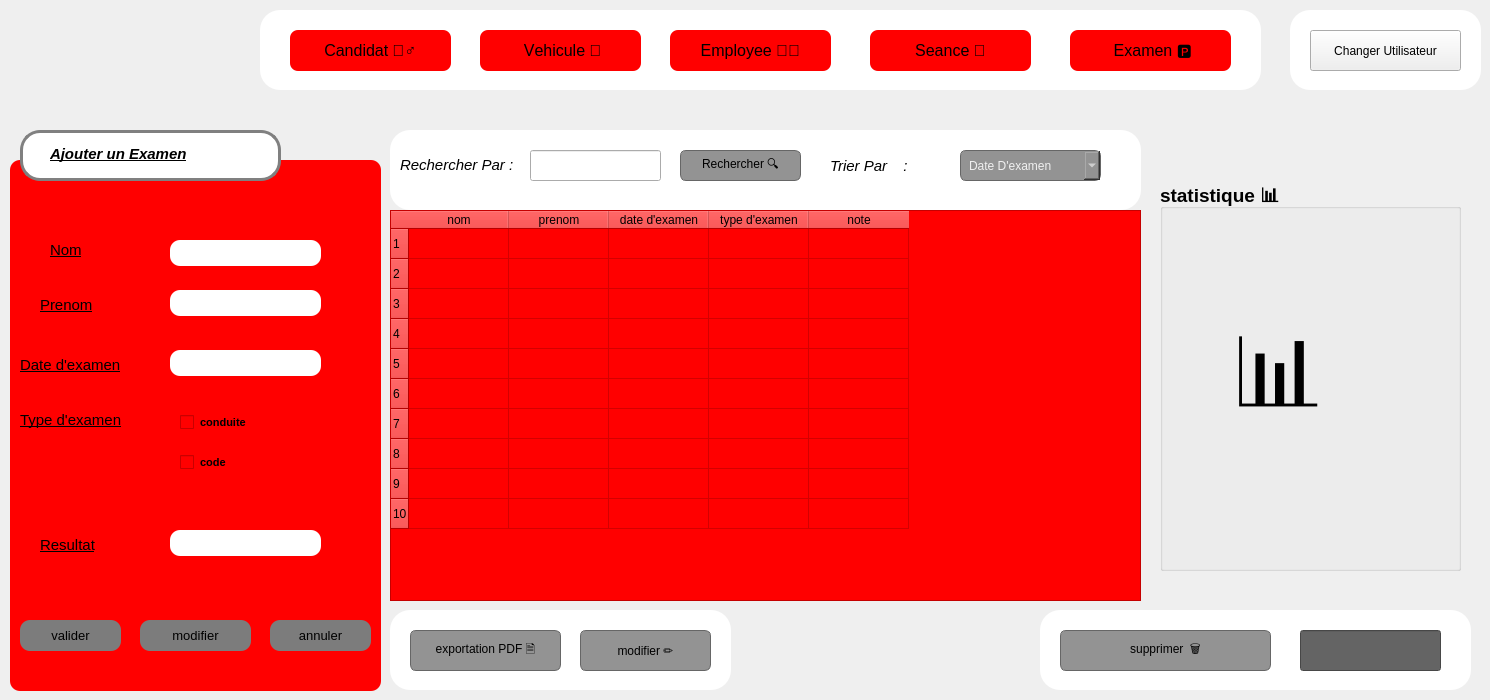
    <widget class="QWidget" name="tab4">
     <attribute name="title">
      <string>Page</string>
     </attribute>
     <widget class="QGroupBox" name="groupBox_12">
      <property name="geometry">
       <rect>
        <x>10</x>
        <y>160</y>
        <width>371</width>
        <height>531</height>
       </rect>
      </property>
      <property name="font">
       <font>
        <pointsize>14</pointsize>
        <italic>false</italic>
        <bold>true</bold>
        <underline>false</underline>
        <strikeout>false</strikeout>
       </font>
      </property>
      <property name="styleSheet">
       <string notr="true">color: rgb(0, 0, 0);
background-color: rgb(255, 0, 0);
border-color: qlineargradient(spread:pad, x1:0, y1:0, x2:1, y2:0, stop:0 rgba(0, 0, 0, 255), stop:1 rgba(255, 255, 255, 255));
border-radius: 10px;
</string>
      </property>
      <property name="title">
       <string/>
      </property>
      <widget class="QLabel" name="label_69">
       <property name="geometry">
        <rect>
         <x>40</x>
         <y>80</y>
         <width>71</width>
         <height>21</height>
        </rect>
       </property>
       <property name="font">
        <font>
         <pointsize>9</pointsize>
         <italic>false</italic>
         <bold>false</bold>
         <underline>false</underline>
         <strikeout>false</strikeout>
        </font>
       </property>
       <property name="styleSheet">
        <string notr="true">background-color: rgb(255, 255, 255);
background-color: rgb(255, 0, 0);</string>
       </property>
       <property name="text">
        <string>&lt;html&gt;&lt;head/&gt;&lt;body&gt;&lt;p&gt;&lt;span style=&quot; font-size:11pt; text-decoration: underline;&quot;&gt;Nom&lt;/span&gt;&lt;/p&gt;&lt;/body&gt;&lt;/html&gt;</string>
       </property>
      </widget>
      <widget class="QLabel" name="label_70">
       <property name="geometry">
        <rect>
         <x>30</x>
         <y>130</y>
         <width>81</width>
         <height>31</height>
        </rect>
       </property>
       <property name="font">
        <font>
         <pointsize>9</pointsize>
         <italic>false</italic>
         <bold>false</bold>
         <underline>false</underline>
         <strikeout>false</strikeout>
        </font>
       </property>
       <property name="styleSheet">
        <string notr="true">background-color: rgb(255, 255, 255);
background-color: rgb(255, 0, 0);</string>
       </property>
       <property name="text">
        <string>&lt;html&gt;&lt;head/&gt;&lt;body&gt;&lt;p&gt;&lt;span style=&quot; font-size:11pt; text-decoration: underline;&quot;&gt;Prenom&lt;/span&gt;&lt;/p&gt;&lt;/body&gt;&lt;/html&gt;</string>
       </property>
      </widget>
      <widget class="QLabel" name="label_71">
       <property name="geometry">
        <rect>
         <x>10</x>
         <y>190</y>
         <width>121</width>
         <height>31</height>
        </rect>
       </property>
       <property name="font">
        <font>
         <pointsize>9</pointsize>
         <italic>false</italic>
         <bold>false</bold>
         <underline>false</underline>
         <strikeout>false</strikeout>
        </font>
       </property>
       <property name="styleSheet">
        <string notr="true">background-color: rgb(255, 255, 255);
background-color: rgb(255, 0, 0);</string>
       </property>
       <property name="text">
        <string>&lt;html&gt;&lt;head/&gt;&lt;body&gt;&lt;p&gt;&lt;span style=&quot; font-size:11pt; text-decoration: underline;&quot;&gt;Date d'examen&lt;/span&gt;&lt;/p&gt;&lt;/body&gt;&lt;/html&gt;</string>
       </property>
      </widget>
      <widget class="QLineEdit" name="lineEdit_50">
       <property name="geometry">
        <rect>
         <x>160</x>
         <y>80</y>
         <width>151</width>
         <height>26</height>
        </rect>
       </property>
       <property name="styleSheet">
        <string notr="true">background-color: WHITE;</string>
       </property>
      </widget>
      <widget class="QLineEdit" name="lineEdit_51">
       <property name="geometry">
        <rect>
         <x>160</x>
         <y>130</y>
         <width>151</width>
         <height>26</height>
        </rect>
       </property>
       <property name="styleSheet">
        <string notr="true">background-color: white;</string>
       </property>
      </widget>
      <widget class="QLineEdit" name="lineEdit_52">
       <property name="geometry">
        <rect>
         <x>160</x>
         <y>190</y>
         <width>151</width>
         <height>26</height>
        </rect>
       </property>
       <property name="styleSheet">
        <string notr="true">background-color: white;</string>
       </property>
      </widget>
      <widget class="QCheckBox" name="checkBox_37">
       <property name="geometry">
        <rect>
         <x>170</x>
         <y>250</y>
         <width>91</width>
         <height>24</height>
        </rect>
       </property>
       <property name="font">
        <font>
         <pointsize>8</pointsize>
         <italic>false</italic>
         <bold>true</bold>
         <underline>false</underline>
         <strikeout>false</strikeout>
        </font>
       </property>
       <property name="text">
        <string>conduite</string>
       </property>
      </widget>
      <widget class="QCheckBox" name="checkBox_38">
       <property name="geometry">
        <rect>
         <x>170</x>
         <y>290</y>
         <width>111</width>
         <height>24</height>
        </rect>
       </property>
       <property name="font">
        <font>
         <pointsize>8</pointsize>
         <italic>false</italic>
         <bold>true</bold>
         <underline>false</underline>
         <strikeout>false</strikeout>
        </font>
       </property>
       <property name="text">
        <string>code</string>
       </property>
      </widget>
      <widget class="QPushButton" name="pushButton_66">
       <property name="geometry">
        <rect>
         <x>260</x>
         <y>460</y>
         <width>101</width>
         <height>31</height>
        </rect>
       </property>
       <property name="font">
        <font>
         <pointsize>10</pointsize>
         <italic>false</italic>
         <bold>false</bold>
         <underline>false</underline>
         <strikeout>false</strikeout>
        </font>
       </property>
       <property name="styleSheet">
        <string notr="true">background-color: rgb(124, 124, 124);</string>
       </property>
       <property name="text">
        <string>annuler</string>
       </property>
      </widget>
      <widget class="QPushButton" name="pushButton_67">
       <property name="geometry">
        <rect>
         <x>10</x>
         <y>460</y>
         <width>101</width>
         <height>31</height>
        </rect>
       </property>
       <property name="font">
        <font>
         <pointsize>10</pointsize>
         <italic>false</italic>
         <bold>false</bold>
         <underline>false</underline>
         <strikeout>false</strikeout>
        </font>
       </property>
       <property name="styleSheet">
        <string notr="true">background-color: rgb(124, 124, 124);</string>
       </property>
       <property name="text">
        <string>valider</string>
       </property>
      </widget>
      <widget class="QLabel" name="label_73">
       <property name="geometry">
        <rect>
         <x>30</x>
         <y>370</y>
         <width>91</width>
         <height>31</height>
        </rect>
       </property>
       <property name="font">
        <font>
         <pointsize>9</pointsize>
         <italic>false</italic>
         <bold>false</bold>
         <underline>false</underline>
         <strikeout>false</strikeout>
        </font>
       </property>
       <property name="styleSheet">
        <string notr="true">background-color: rgb(255, 255, 255);
background-color: rgb(255, 0, 0);</string>
       </property>
       <property name="text">
        <string>&lt;html&gt;&lt;head/&gt;&lt;body&gt;&lt;p&gt;&lt;span style=&quot; font-size:11pt; text-decoration: underline;&quot;&gt;Resultat&lt;/span&gt;&lt;/p&gt;&lt;/body&gt;&lt;/html&gt;</string>
       </property>
      </widget>
      <widget class="QLabel" name="label_74">
       <property name="geometry">
        <rect>
         <x>10</x>
         <y>250</y>
         <width>141</width>
         <height>21</height>
        </rect>
       </property>
       <property name="font">
        <font>
         <pointsize>9</pointsize>
         <italic>false</italic>
         <bold>false</bold>
         <underline>false</underline>
         <strikeout>false</strikeout>
        </font>
       </property>
       <property name="styleSheet">
        <string notr="true">background-color: rgb(255, 255, 255);
background-color: rgb(255, 0, 0);</string>
       </property>
       <property name="text">
        <string>&lt;html&gt;&lt;head/&gt;&lt;body&gt;&lt;p&gt;&lt;span style=&quot; font-size:11pt; text-decoration: underline;&quot;&gt;Type d'examen&lt;/span&gt;&lt;/p&gt;&lt;/body&gt;&lt;/html&gt;</string>
       </property>
      </widget>
      <widget class="QLineEdit" name="lineEdit_125">
       <property name="geometry">
        <rect>
         <x>160</x>
         <y>370</y>
         <width>151</width>
         <height>26</height>
        </rect>
       </property>
       <property name="styleSheet">
        <string notr="true">background-color: white;</string>
       </property>
      </widget>
      <widget class="QPushButton" name="pushButton_217">
       <property name="geometry">
        <rect>
         <x>130</x>
         <y>460</y>
         <width>111</width>
         <height>31</height>
        </rect>
       </property>
       <property name="font">
        <font>
         <pointsize>10</pointsize>
         <italic>false</italic>
         <bold>false</bold>
         <underline>false</underline>
         <strikeout>false</strikeout>
        </font>
       </property>
       <property name="styleSheet">
        <string notr="true">background-color: rgb(124, 124, 124);</string>
       </property>
       <property name="text">
        <string>modifier</string>
       </property>
      </widget>
     </widget>
     <widget class="QTableWidget" name="tableWidget_6">
      <property name="geometry">
       <rect>
        <x>390</x>
        <y>210</y>
        <width>751</width>
        <height>391</height>
       </rect>
      </property>
      <property name="styleSheet">
       <string notr="true">background-color: rgb(255, 0, 0);</string>
      </property>
      <row/>
      <row/>
      <row/>
      <row/>
      <row/>
      <row/>
      <row/>
      <row/>
      <row/>
      <row/>
      <column>
       <property name="text">
        <string>nom</string>
       </property>
      </column>
      <column>
       <property name="text">
        <string>prenom</string>
       </property>
      </column>
      <column>
       <property name="text">
        <string>date d'examen</string>
       </property>
      </column>
      <column>
       <property name="text">
        <string>type d'examen</string>
       </property>
      </column>
      <column>
       <property name="text">
        <string>note</string>
       </property>
      </column>
     </widget>
     <widget class="QFrame" name="frame2_4">
      <property name="geometry">
       <rect>
        <x>20</x>
        <y>130</y>
        <width>261</width>
        <height>51</height>
       </rect>
      </property>
      <property name="styleSheet">
       <string notr="true">#frame2_4{
border: 3px solid grey ;
border-radius: 20px;
background: white ;
}</string>
      </property>
      <property name="frameShape">
       <enum>QFrame::Shape::StyledPanel</enum>
      </property>
      <property name="frameShadow">
       <enum>QFrame::Shadow::Raised</enum>
      </property>
      <widget class="QLabel" name="label_80">
       <property name="geometry">
        <rect>
         <x>30</x>
         <y>9</y>
         <width>181</width>
         <height>31</height>
        </rect>
       </property>
       <property name="styleSheet">
        <string notr="true">background-color: rgb(255, 255, 255);</string>
       </property>
       <property name="text">
        <string>&lt;html&gt;&lt;head/&gt;&lt;body&gt;&lt;p&gt;&lt;span style=&quot; font-size:11pt; font-weight:700; font-style:italic; text-decoration: underline; color:#000000;&quot;&gt;Ajouter un Examen&lt;/span&gt;&lt;/p&gt;&lt;/body&gt;&lt;/html&gt;</string>
       </property>
      </widget>
     </widget>
     <widget class="QFrame" name="pdf_5">
      <property name="geometry">
       <rect>
        <x>390</x>
        <y>610</y>
        <width>341</width>
        <height>80</height>
       </rect>
      </property>
      <property name="styleSheet">
       <string notr="true">#pdf_5{
	border-color: rgb(85, 170, 0);
border-radius: 20px;
background: white ;
}</string>
      </property>
      <property name="frameShape">
       <enum>QFrame::Shape::StyledPanel</enum>
      </property>
      <property name="frameShadow">
       <enum>QFrame::Shadow::Raised</enum>
      </property>
      <widget class="QPushButton" name="pushButton_80">
       <property name="geometry">
        <rect>
         <x>20</x>
         <y>20</y>
         <width>151</width>
         <height>41</height>
        </rect>
       </property>
       <property name="styleSheet">
        <string notr="true">background-color: #939393;   /* gris foncé */
alternate-background-color: rgb(188, 188, 188);
    color: black;              /* blanc clair */
    border: 1px solid #666666;
     border-radius: 6px;
    padding: 4px 8px;
  </string>
       </property>
       <property name="text">
        <string>exportation PDF 🗎</string>
       </property>
       <property name="iconSize">
        <size>
         <width>20</width>
         <height>20</height>
        </size>
       </property>
      </widget>
      <widget class="QPushButton" name="pushButton_21">
       <property name="geometry">
        <rect>
         <x>190</x>
         <y>20</y>
         <width>131</width>
         <height>41</height>
        </rect>
       </property>
       <property name="styleSheet">
        <string notr="true">background-color: #939393;   /* gris foncé */
    color: black;              /* blanc clair */
    border: 1px solid #666666;
     border-radius: 6px;
    padding: 4px 8px;
  </string>
       </property>
       <property name="text">
        <string>modifier ✏️</string>
       </property>
      </widget>
     </widget>
     <widget class="QFrame" name="supp_5">
      <property name="geometry">
       <rect>
        <x>1040</x>
        <y>610</y>
        <width>431</width>
        <height>80</height>
       </rect>
      </property>
      <property name="styleSheet">
       <string notr="true">#supp_5{
	border-color: rgb(85, 170, 0);
border-radius: 20px;
background: white ;
}</string>
      </property>
      <property name="frameShape">
       <enum>QFrame::Shape::StyledPanel</enum>
      </property>
      <property name="frameShadow">
       <enum>QFrame::Shadow::Raised</enum>
      </property>
      <widget class="QPushButton" name="pushButton_24">
       <property name="geometry">
        <rect>
         <x>20</x>
         <y>20</y>
         <width>211</width>
         <height>41</height>
        </rect>
       </property>
       <property name="styleSheet">
        <string notr="true">background-color: #939393;   /* gris foncé */
    color: black;              /* blanc clair */
    border: 1px solid #666666;
     border-radius: 6px;
    padding: 4px 8px;
  </string>
       </property>
       <property name="text">
        <string>supprimer  🗑️</string>
       </property>
      </widget>
      <widget class="QLineEdit" name="lineEdit_16">
       <property name="geometry">
        <rect>
         <x>260</x>
         <y>20</y>
         <width>141</width>
         <height>41</height>
        </rect>
       </property>
       <property name="styleSheet">
        <string notr="true">background-color: rgb(100, 100, 100);
border-color: rgb(0, 0, 0);</string>
       </property>
      </widget>
     </widget>
     <widget class="QFrame" name="recherche_5">
      <property name="geometry">
       <rect>
        <x>390</x>
        <y>130</y>
        <width>751</width>
        <height>80</height>
       </rect>
      </property>
      <property name="styleSheet">
       <string notr="true">#recherche_5{
	border-color: rgb(85, 170, 0);
border-radius: 20px;
background: white ;
}</string>
      </property>
      <property name="frameShape">
       <enum>QFrame::Shape::StyledPanel</enum>
      </property>
      <property name="frameShadow">
       <enum>QFrame::Shadow::Raised</enum>
      </property>
      <widget class="QLabel" name="label_37">
       <property name="geometry">
        <rect>
         <x>10</x>
         <y>20</y>
         <width>131</width>
         <height>31</height>
        </rect>
       </property>
       <property name="font">
        <font>
         <pointsize>11</pointsize>
         <italic>true</italic>
        </font>
       </property>
       <property name="styleSheet">
        <string notr="true">background-color: rgb(255, 255, 255);</string>
       </property>
       <property name="text">
        <string>&lt;html&gt;&lt;head/&gt;&lt;body&gt;&lt;p&gt;&lt;span style=&quot; color:#000000;&quot;&gt;Rechercher Par  :&lt;/span&gt;&lt;/p&gt;&lt;/body&gt;&lt;/html&gt;</string>
       </property>
      </widget>
      <widget class="QLineEdit" name="lineEdit_59">
       <property name="geometry">
        <rect>
         <x>140</x>
         <y>20</y>
         <width>131</width>
         <height>31</height>
        </rect>
       </property>
      </widget>
      <widget class="QPushButton" name="pushButton_19">
       <property name="geometry">
        <rect>
         <x>290</x>
         <y>20</y>
         <width>121</width>
         <height>31</height>
        </rect>
       </property>
       <property name="styleSheet">
        <string notr="true">background-color: #939393;   /* gris foncé */
    color: black;              /* blanc clair */
    border: 1px solid #666666;
     border-radius: 6px;
    padding: 4px 8px;
  </string>
       </property>
       <property name="text">
        <string>Rechercher 🔍</string>
       </property>
      </widget>
      <widget class="QLabel" name="label_46">
       <property name="geometry">
        <rect>
         <x>440</x>
         <y>20</y>
         <width>111</width>
         <height>31</height>
        </rect>
       </property>
       <property name="font">
        <font>
         <pointsize>11</pointsize>
         <italic>true</italic>
        </font>
       </property>
       <property name="styleSheet">
        <string notr="true">background-color: rgb(255, 255, 255);</string>
       </property>
       <property name="text">
        <string>&lt;html&gt;&lt;head/&gt;&lt;body&gt;&lt;p&gt;&lt;span style=&quot; color:#000000;&quot;&gt;Trier Par &lt;/span&gt;&lt;span style=&quot; font-size:12pt; color:#000000;&quot;/&gt;&lt;span style=&quot; font-size:12pt;&quot;&gt;🔽&lt;/span&gt;&lt;span style=&quot; color:#000000;&quot;&gt;: &lt;/span&gt;&lt;/p&gt;&lt;/body&gt;&lt;/html&gt;</string>
       </property>
      </widget>
      <widget class="QComboBox" name="comboBox_8">
       <property name="geometry">
        <rect>
         <x>570</x>
         <y>20</y>
         <width>141</width>
         <height>31</height>
        </rect>
       </property>
       <property name="styleSheet">
        <string notr="true">background-color: #939393;   /* gris foncé */
    color: #f0f0f0;              /* blanc clair */
    border: 1px solid #666666;
    border-radius: 6px;
    padding: 4px 8px;</string>
       </property>
       <item>
        <property name="text">
         <string>Date D'examen</string>
        </property>
       </item>
       <item>
        <property name="text">
         <string>ordre alphabetique des noms</string>
        </property>
       </item>
      </widget>
     </widget>
     <widget class="QGroupBox" name="groupBox_17">
      <property name="geometry">
       <rect>
        <x>1160</x>
        <y>180</y>
        <width>301</width>
        <height>391</height>
       </rect>
      </property>
      <property name="font">
       <font>
        <pointsize>14</pointsize>
        <bold>true</bold>
       </font>
      </property>
      <property name="title">
       <string>statistique 📊</string>
      </property>
      <widget class="QLabel" name="label_48">
       <property name="geometry">
        <rect>
         <x>70</x>
         <y>120</y>
         <width>231</width>
         <height>171</height>
        </rect>
       </property>
       <property name="text">
        <string>&lt;html&gt;&lt;head/&gt;&lt;body&gt;&lt;p&gt;&lt;span style=&quot; font-size:72pt;&quot;&gt;📊&lt;/span&gt;&lt;/p&gt;&lt;/body&gt;&lt;/html&gt;</string>
       </property>
      </widget>
     </widget>
     <widget class="QLabel" name="label_22">
      <property name="geometry">
       <rect>
        <x>10</x>
        <y>0</y>
        <width>271</width>
        <height>121</height>
       </rect>
      </property>
      <property name="text">
       <string/>
      </property>
      <property name="pixmap">
       <pixmap>:/images/logo.png</pixmap>
      </property>
     </widget>
     <widget class="QFrame" name="menu4">
      <property name="geometry">
       <rect>
        <x>260</x>
        <y>10</y>
        <width>1001</width>
        <height>80</height>
       </rect>
      </property>
      <property name="styleSheet">
       <string notr="true">#menu4{
	border-color: rgb(85, 170, 0);
border-radius: 20px;
background: white ;
}</string>
      </property>
      <property name="frameShape">
       <enum>QFrame::Shape::StyledPanel</enum>
      </property>
      <property name="frameShadow">
       <enum>QFrame::Shadow::Raised</enum>
      </property>
      <widget class="QPushButton" name="candidat_5">
       <property name="enabled">
        <bool>true</bool>
       </property>
       <property name="geometry">
        <rect>
         <x>30</x>
         <y>20</y>
         <width>161</width>
         <height>41</height>
        </rect>
       </property>
       <property name="font">
        <font>
         <pointsize>12</pointsize>
         <bold>false</bold>
         <strikeout>false</strikeout>
         <kerning>false</kerning>
        </font>
       </property>
       <property name="whatsThis">
        <string>&lt;html&gt;&lt;head/&gt;&lt;body&gt;&lt;p&gt;&lt;br/&gt;&lt;/p&gt;&lt;/body&gt;&lt;/html&gt;</string>
       </property>
       <property name="styleSheet">
        <string notr="true"> background-color:rgb(255, 0, 0);;   /* rouge vif */
    color: black ;                /* texte blanc */
    border-radius: 8px;          /* coins arrondis */
    padding: 8px 16px;           /* espace interne */
              
    border: none;</string>
       </property>
       <property name="text">
        <string>Candidat 🧍‍♂️</string>
       </property>
      </widget>
      <widget class="QPushButton" name="vehicule_5">
       <property name="enabled">
        <bool>true</bool>
       </property>
       <property name="geometry">
        <rect>
         <x>220</x>
         <y>20</y>
         <width>161</width>
         <height>41</height>
        </rect>
       </property>
       <property name="font">
        <font>
         <pointsize>12</pointsize>
         <bold>false</bold>
         <kerning>false</kerning>
        </font>
       </property>
       <property name="styleSheet">
        <string notr="true"> background-color:rgb(255, 0, 0);;   /* rouge vif */
    color: black;                /* texte blanc */
    border-radius: 8px;          /* coins arrondis */
    padding: 8px 16px;           /* espace interne */
    
    border: none;</string>
       </property>
       <property name="text">
        <string> Vehicule 🚗</string>
       </property>
      </widget>
      <widget class="QPushButton" name="employee_5">
       <property name="enabled">
        <bool>true</bool>
       </property>
       <property name="geometry">
        <rect>
         <x>410</x>
         <y>20</y>
         <width>161</width>
         <height>41</height>
        </rect>
       </property>
       <property name="font">
        <font>
         <pointsize>12</pointsize>
         <bold>false</bold>
         <kerning>false</kerning>
        </font>
       </property>
       <property name="styleSheet">
        <string notr="true"> background-color:rgb(255, 0, 0);;   /* rouge vif */
    color: black;                /* texte blanc */
    border-radius: 8px;          /* coins arrondis */
    padding: 8px 16px;           /* espace interne */
   
    border: none;</string>
       </property>
       <property name="text">
        <string>Employee 🧑‍🏫</string>
       </property>
      </widget>
      <widget class="QPushButton" name="seance_5">
       <property name="enabled">
        <bool>true</bool>
       </property>
       <property name="geometry">
        <rect>
         <x>610</x>
         <y>20</y>
         <width>161</width>
         <height>41</height>
        </rect>
       </property>
       <property name="font">
        <font>
         <pointsize>12</pointsize>
         <bold>false</bold>
         <kerning>false</kerning>
        </font>
       </property>
       <property name="styleSheet">
        <string notr="true"> background-color:rgb(255, 0, 0);;   /* rouge vif */
    color: black;                /* texte blanc */
    border-radius: 8px;          /* coins arrondis */
    padding: 8px 16px;           /* espace interne */
   
    border: none;</string>
       </property>
       <property name="text">
        <string>Seance 🧭</string>
       </property>
      </widget>
      <widget class="QPushButton" name="examen_5">
       <property name="enabled">
        <bool>true</bool>
       </property>
       <property name="geometry">
        <rect>
         <x>810</x>
         <y>20</y>
         <width>161</width>
         <height>41</height>
        </rect>
       </property>
       <property name="font">
        <font>
         <pointsize>12</pointsize>
         <bold>false</bold>
         <kerning>false</kerning>
        </font>
       </property>
       <property name="styleSheet">
        <string notr="true"> background-color:rgb(255, 0, 0);;   /* rouge vif */
    color: black;                /* texte blanc */
    border-radius: 8px;          /* coins arrondis */
    padding: 8px 16px;           /* espace interne */
    
    border: none;</string>
       </property>
       <property name="text">
        <string> Examen 🅿️</string>
       </property>
      </widget>
     </widget>
     <widget class="QFrame" name="utilisateur_5">
      <property name="geometry">
       <rect>
        <x>1290</x>
        <y>10</y>
        <width>191</width>
        <height>80</height>
       </rect>
      </property>
      <property name="styleSheet">
       <string notr="true">#utilisateur_5{
	border-color: rgb(85, 170, 0);
border-radius: 20px;
background: white ;
}</string>
      </property>
      <property name="frameShape">
       <enum>QFrame::Shape::StyledPanel</enum>
      </property>
      <property name="frameShadow">
       <enum>QFrame::Shadow::Raised</enum>
      </property>
      <widget class="QPushButton" name="pushButton_58">
       <property name="geometry">
        <rect>
         <x>20</x>
         <y>20</y>
         <width>151</width>
         <height>41</height>
        </rect>
       </property>
       <property name="text">
        <string>Changer Utilisateur</string>
       </property>
      </widget>
     </widget>
     <zorder>label_22</zorder>
     <zorder>groupBox_12</zorder>
     <zorder>tableWidget_6</zorder>
     <zorder>frame2_4</zorder>
     <zorder>pdf_5</zorder>
     <zorder>supp_5</zorder>
     <zorder>recherche_5</zorder>
     <zorder>groupBox_17</zorder>
     <zorder>menu4</zorder>
     <zorder>utilisateur_5</zorder>
    </widget>
